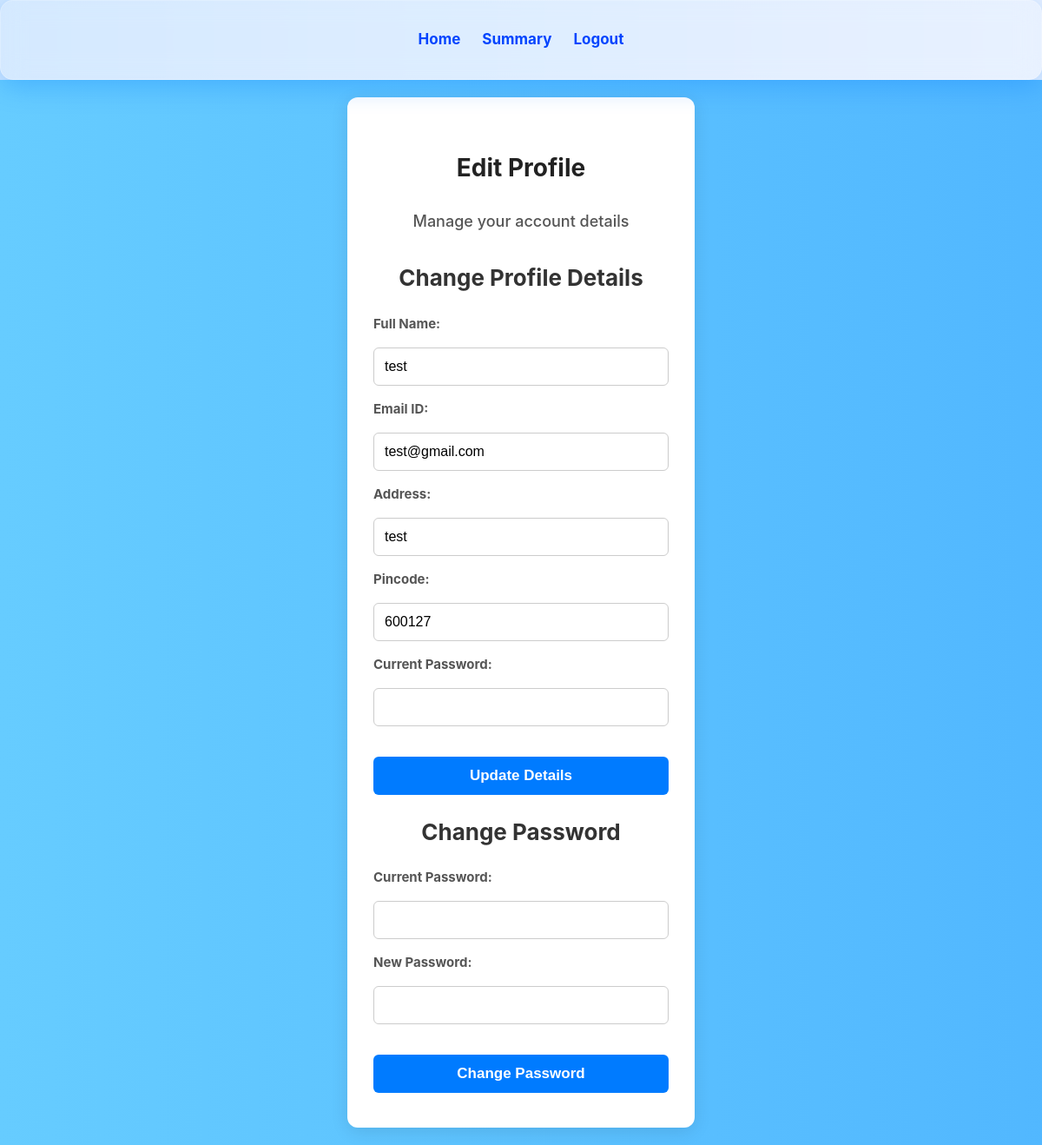
/user/edit_profile (signed in), run on the app's committed database.
### tables this page shows
CREATE TABLE users (
            user_id INTEGER PRIMARY KEY AUTOINCREMENT,
            email TEXT UNIQUE NOT NULL,
            password TEXT NOT NULL,
            name TEXT NOT NULL,
            address TEXT NOT NULL,
            pincode TEXT CHECK (length(pincode) = 6 AND pincode GLOB '[0-9]*') NOT NULL, revenue REAL DEFAULT 0.00);

### controllers/user_controller.py (the view)
@user_bp.route('/edit_profile', methods=['GET'])
@user_protected
def edit_profile():
    user = get_user_by_id(session.get('user_id'))
    if not user:
        flash('User not found!', 'error')
        return redirect(url_for('auth.login'))
    return render_template('edit_profile.html', user=user)

### controllers/user_controller.py (called while the page is built)
def user_protected(view):
    @wraps(view)
    def wrapped(*args, **kwargs):
        if 'user_id' not in session or session['user_id'] is None:
            return redirect(url_for('auth.login'))
        response = make_response(view(*args, **kwargs))
        response.headers['Cache-Control'] = 'no-store, no-cache, must-revalidate, max-age=0'
        response.headers['Pragma'] = 'no-cache'
        response.headers['Expires'] = '0'
        return response
    return wrapped

### models/parking_model.py (called while the page is built)
def get_db():
    conn = sqlite3.connect(DATABASE)
    conn.row_factory = sqlite3.Row
    return conn

def get_user_by_id(user_id):
    conn = get_db()
    cursor = conn.execute('SELECT * FROM users WHERE user_id = ?', (user_id,))
    user = cursor.fetchone()
    close_db(conn)
    return user

### templates/edit_profile.html (shortened to what this page needs)
<!DOCTYPE html>
<html lang="en">
<head>
    <link rel="stylesheet" href="../static/css/style.css">
</head>
<body>
    <header class="header">
        <nav class="header-center">
            <a href="{{ url_for('user.user_dashboard') }}">Home</a>
            <a href="{{ url_for('user.user_summary') }}">Summary</a>
            <a href="{{ url_for('auth.logout') }}">Logout</a>
        </nav>
    </header>
    <div class="centered-page">
        <div class="container">
            <h1>Edit Profile</h1>
            <h3>Manage your account details</h3>
            <section>
                <h2>Change Profile Details</h2>
                <form action="{{ url_for('user.update_profile_details') }}" method="post">
                    <label for="name">Full Name:</label>
                    <input type="text" id="name" name="name" value="{{ user.name or '' }}" required>
                    <label for="email">Email ID:</label>
                    <input type="email" id="email" name="email" value="{{ user.email or '' }}" readonly required>
                    <label for="address">Address:</label>
                    <input type="text" id="address" name="address" value="{{ user.address or '' }}" required>
                    <label for="pincode">Pincode:</label>
                    <input type="text" id="pincode" name="pincode" pattern="\d{6}" maxlength="6" placeholder="6-digit PIN code" title="Please enter a 6-digit PIN code" value="{{ user.pincode or '' }}" required>
                    <label for="current_password_details">Current Password:</label>
                    <input type="password" id="current_password_details" name="current_password_details" required>
                    <button type="submit">Update Details</button>
                </form>
            </section>
            <section>
                <h2>Change Password</h2>
                <form action="{{ url_for('user.change_password') }}" method="post">
                    <label for="current_password_password">Current Password:</label>
                    <input type="password" id="current_password_password" name="current_password_password" required>
                    <label for="password">New Password:</label>
                    <input type="password" id="password" name="password" required>
                    <button type="submit">Change Password</button>
                </form>
            </section>
        </div>
    </div>
</body>
</html>

### static/css/style.css (style rules this page uses)
body { font-family: 'Inter', sans-serif; margin: 0; background: linear-gradient(to right, #d0e7ff, #e6f0ff); padding: 0; line-height: 1.6; color: #333; }
.centered-page { display: flex; justify-content: center; align-items: center; min-height: 100vh; padding: 20px; box-sizing: border-box; background: linear-gradient(270deg, #00aaff, #0099ff, #007bff, #3399ff, #66ccff); background-size: 1000% 1000%; animation: blueWave 6s ease infinite; backdrop-filter: blur(6px); transition: all 0.3s ease; }
.container { background: #fff; padding: 40px 30px; border-radius: 12px; box-shadow: 0 4px 20px rgba(0,0,0,0.1); width: 100%; max-width: 400px; box-sizing: border-box; }
.container h1 { margin-bottom: 20px; font-size: 28px; color: #222; }
.container h3 { display: flex; justify-content: center; align-items: center; margin-bottom: 30px; font-weight: 500; color: #555; font-size: 18px; }
h1 { text-align: center; color: #333; margin-bottom: 25px; font-size: 32px; }
h2 { text-align: center; color: #333; margin-bottom: 20px; font-size: 26px; }
h3 { color: #444; margin-top: 25px; margin-bottom: 15px; font-size: 20px; }
form { display: flex; flex-direction: column; gap: 15px; }
label { margin: 0; font-weight: bold; color: #555; font-size: 15px; }
input[type="text"], input[type="email"], input[type="password"], input[type="number"], textarea { padding: 12px; display: flex; justify-content: center; border: 1px solid #ccc; border-radius: 6px; font-size: 16px; box-sizing: border-box; width: 100%; transition: border-color 0.3s ease, box-shadow 0.3s ease; }
button { margin-top: 20px; padding: 12px 20px; display: flex; justify-content: center; background-color: #007bff; color: white; border: none; border-radius: 6px; font-size: 17px; cursor: pointer; transition: background 0.3s ease, transform 0.2s ease; font-weight: bold; }
a { margin-top: 15px; display: block; text-align: center; color: #007bff; text-decoration: none; font-size: 15px; transition: color 0.3s ease, transform 0.1s ease; }
.header { display: flex; align-items: center; justify-content: space-between; padding: 15px 30px; background: rgba(255, 255, 255, 0.1); backdrop-filter: blur(14px); -webkit-backdrop-filter: blur(14px); border: 1px solid rgba(255, 255, 255, 0.2); border-radius: 15px 15px 15px 15px; box-shadow: 0 8px 30px rgba(0, 123, 255, 0.3); color: white; flex-wrap: wrap; gap: 15px; position: sticky; top: 0; z-index: 999; min-height: 60px; }
.header-center { display: flex; justify-content: center; flex: 1; gap: 25px; color: #0044fe; flex-wrap: wrap; }
.header-center a { color: #0044fe; text-decoration: none; font-weight: bold; font-size: 17px; transition: color 0.3s ease, text-decoration 0.3s ease; margin: 0; display: inline-block; }

### data on the page
users: name "test", email "test@gmail.com", address "test", pincode "600127"
